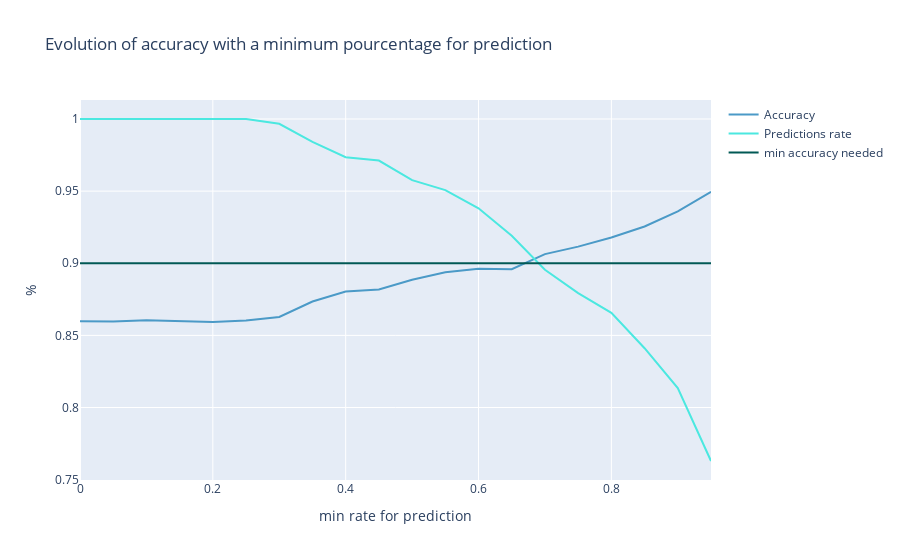

Write notebook code for a chart like this one.
### Code cell
fig = go.Figure(data=[
                      go.Scatter(
                          y=predictions_acc,
                          x=x,
                          name="Accuracy",
                          mode="lines",
                          marker=dict(
                              color=color_chart[0]
                          )),
                      go.Scatter(
                          y=pourcentage_pred,
                          x=x,
                          name="Predictions rate",
                          mode="lines",
                          marker=dict(
                              color=color_chart[1]
                          )),
                      go.Scatter(
                          y=[0.9 for i in range(20)],
                          x=x,
                          name="min accuracy needed",
                          mode="lines",
                          marker=dict(
                              color=color_chart[7]
                          ))
])
fig.update_layout(
    title='Evolution of accuracy with a minimum pourcentage for prediction',
    xaxis_title='min rate for prediction',
    yaxis_title='%'    
)
fig.show()

### Figure 1 — Plotly figure (JSON) as saved in the notebook; plotly's stock layout.template omitted (floating-point values rounded to 4 significant figures)
{"data": [{"marker": {"color": "#4B9AC7"}, "mode": "lines", "name": "Accuracy", "type": "scatter", "x": [0, 0.05, 0.1, 0.15, 0.2, 0.25, 0.3, 0.35, 0.4, 0.45, 0.5, 0.55, 0.6, 0.65, 0.7, 0.75, 0.8, 0.85, 0.9, 0.95], "y": [0.8597, 0.8596, 0.8605, 0.8601, 0.8594, 0.8603, 0.8627, 0.8735, 0.8803, 0.8818, 0.8886, 0.8938, 0.8962, 0.8959, 0.9063, 0.9115, 0.9179, 0.9255, 0.936, 0.9495]}, {"marker": {"color": "#4BE8E0"}, "mode": "lines", "name": "Predictions rate", "type": "scatter", "x": [0, 0.05, 0.1, 0.15, 0.2, 0.25, 0.3, 0.35, 0.4, 0.45, 0.5, 0.55, 0.6, 0.65, 0.7, 0.75, 0.8, 0.85, 0.9, 0.95], "y": [1, 1, 1, 1, 1, 1, 0.9967, 0.9841, 0.9735, 0.9712, 0.9576, 0.9507, 0.9381, 0.9191, 0.8955, 0.8793, 0.8656, 0.8411, 0.8135, 0.7629]}, {"marker": {"color": "#015955"}, "mode": "lines", "name": "min accuracy needed", "type": "scatter", "x": [0, 0.05, 0.1, 0.15, 0.2, 0.25, 0.3, 0.35, 0.4, 0.45, 0.5, 0.55, 0.6, 0.65, 0.7, 0.75, 0.8, 0.85, 0.9, 0.95], "y": [0.9, 0.9, 0.9, 0.9, 0.9, 0.9, 0.9, 0.9, 0.9, 0.9, 0.9, 0.9, 0.9, 0.9, 0.9, 0.9, 0.9, 0.9, 0.9, 0.9]}], "layout": {"title": {"text": "Evolution of accuracy with a minimum pourcentage for prediction"}, "xaxis": {"title": {"text": "min rate for prediction"}}, "yaxis": {"title": {"text": "%"}}}}
